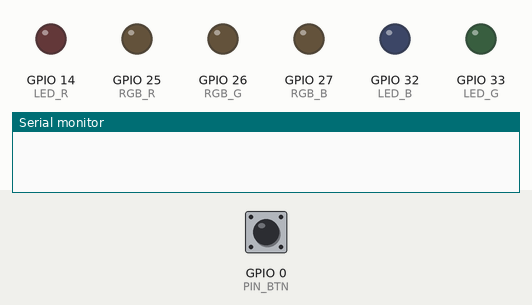
Recording of a sketch running on a simulated ESP32. On the bench: output pins drawn as LEDs (lit = HIGH), the last lines printed to the serial monitor. Inputs (shaded band) come from the test bench; at power-on: GPIO 0 (PIN_BTN) HIGH.

Above: at 1.2 s.
1.3 s: GPIO 0 (PIN_BTN) pulled LOW for 0.15 s
At 1.7 s:
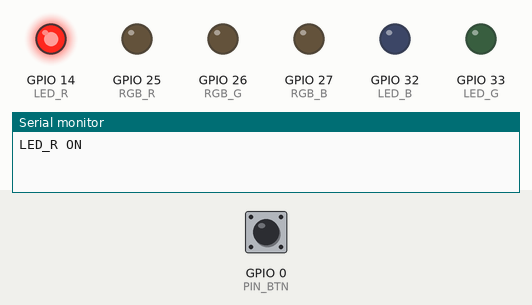
4.3 s: GPIO 0 (PIN_BTN) pulled LOW for 1 s
At 5.3 s:
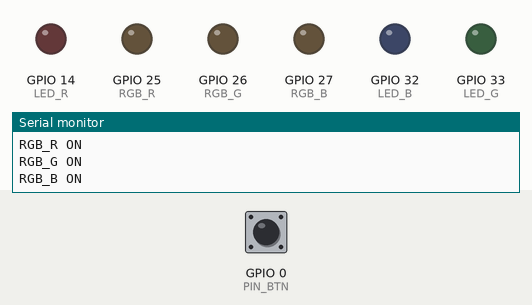
6.8 s: GPIO 0 (PIN_BTN) pulled LOW for 3.2 s
At 7.7 s:
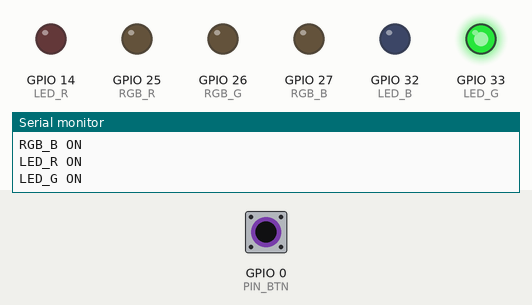
Timing chart, 0 to 17.5 s (numbered marks = the images above; inputs shaded):
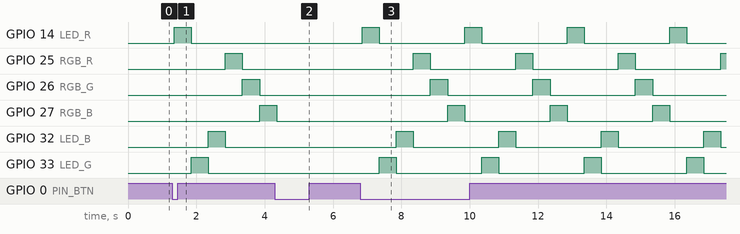

Measured:
- after the input at 1.3 s, GPIO 14 (LED_R): LOW → HIGH after 0.05 s, → LOW 0.50 s later; GPIO 25 (RGB_R): LOW → HIGH after 1.6 s, → LOW 0.50 s later; GPIO 26 (RGB_G): LOW → HIGH after 2.1 s, → LOW 0.50 s later; GPIO 27 (RGB_B): LOW → HIGH after 2.6 s; GPIO 32 (LED_B): LOW → HIGH after 1.1 s, → LOW 0.50 s later
- after the input at 4.3 s, GPIO 14 (LED_R): stays LOW (without the input it goes to HIGH after 0.05 s); GPIO 25 (RGB_R): stays LOW (without the input it goes to HIGH after 1.6 s)
- after the input at 6.8 s, GPIO 14 (LED_R): alternates HIGH for 0.50 s and LOW for 2.5 s, starting after 0.05 s; GPIO 25 (RGB_R): alternates HIGH for 0.50 s and LOW for 2.5 s, starting after 1.6 s

The sketch:

dellay_millis.ino
```cpp
#define LED_R 14
#define LED_G 33
#define LED_B 32
#define RGB_R 25
#define RGB_G 26
#define RGB_B 27
#define PIN_BTN 0


bool ativar = false;
bool btnAtual = false;
bool btnOld = true;
unsigned long tempAnterior = 0;
const long INTERVALO = 500;
int etapa = 0;

void setup() {
  Serial.begin(115200);
  pinMode(LED_R, OUTPUT);
  pinMode(LED_G, OUTPUT);
  pinMode(LED_B, OUTPUT);
  pinMode(RGB_R, OUTPUT);
  pinMode(RGB_G, OUTPUT);
  pinMode(RGB_B, OUTPUT);
  pinMode(PIN_BTN, INPUT_PULLUP);
}

void loop() {
  btnAtual = digitalRead(PIN_BTN);

  if (btnAtual == LOW && btnOld == HIGH) {
    delay(50);
    ativar = !ativar;
    etapa = 0;
    desligaTudo();
  }
  btnOld = btnAtual;

  if (ativar) {
    cicloLEDs();
  } else {
    desligaTudo();
  }
}

void desligaTudo() {
  digitalWrite(RGB_R, LOW);
  digitalWrite(RGB_G, LOW);
  digitalWrite(RGB_B, LOW);
  digitalWrite(LED_R, LOW);
  digitalWrite(LED_G, LOW);
  digitalWrite(LED_B, LOW);
}

void cicloLEDs() {
  unsigned long tempAtual = millis();

  if (tempAtual - tempAnterior >= INTERVALO) {
    tempAnterior = tempAtual;
    desligaTudo();
    switch(etapa) {
      case 0:
        digitalWrite(LED_R, HIGH);
        Serial.println("LED_R ON");
        break;
      case 1:
        digitalWrite(LED_G, HIGH);
        Serial.println("LED_G ON");
        break;
      case 2:
        digitalWrite(LED_B, HIGH);
        Serial.println("LED_B ON");
        break;
      case 3:
        digitalWrite(RGB_R, HIGH);
        Serial.println("RGB_R ON");
        break;
      case 4:
        digitalWrite(RGB_G, HIGH);
        Serial.println("RGB_G ON");
        break;
      case 5:
        digitalWrite(RGB_B, HIGH);
        Serial.println("RGB_B ON");
        break;
    }

    etapa = (etapa + 1) % 6;
  }
}
```
